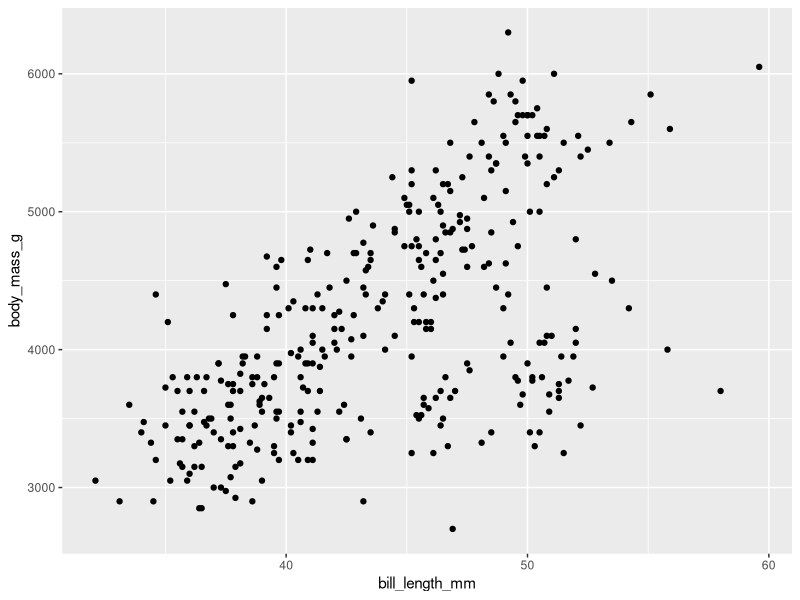
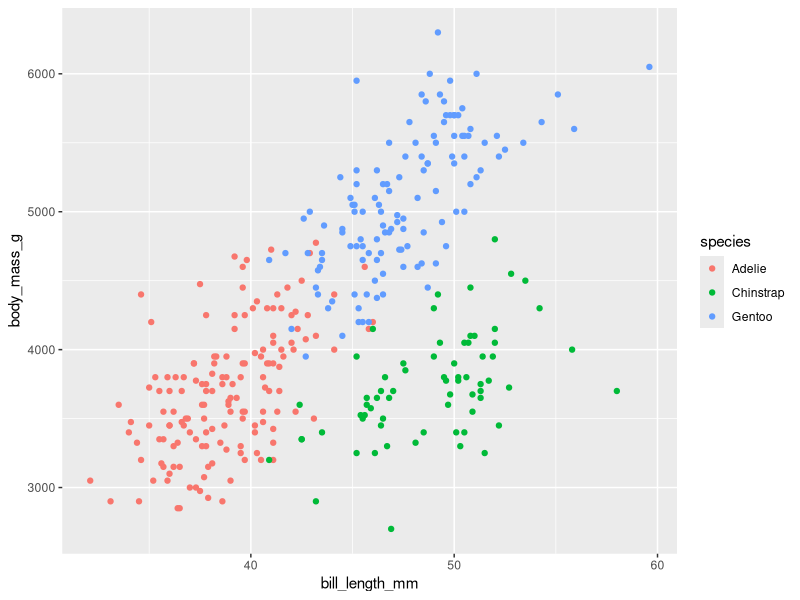
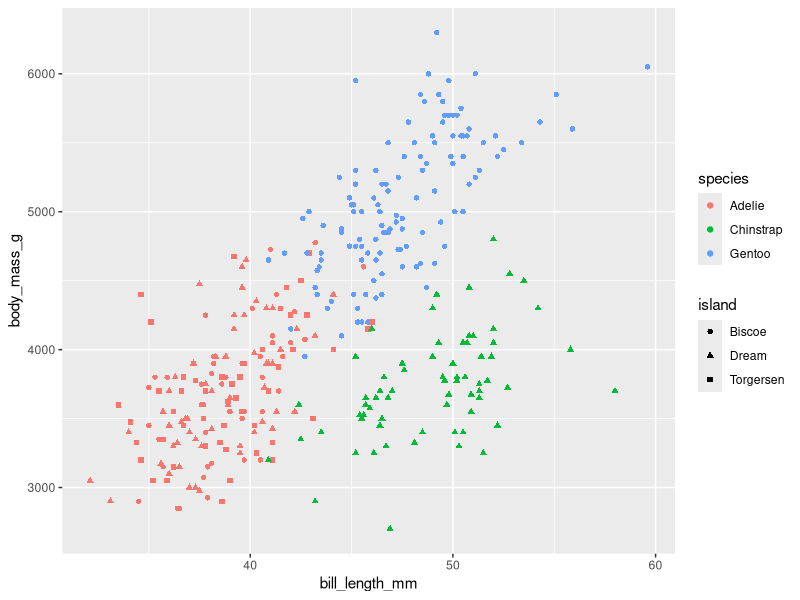
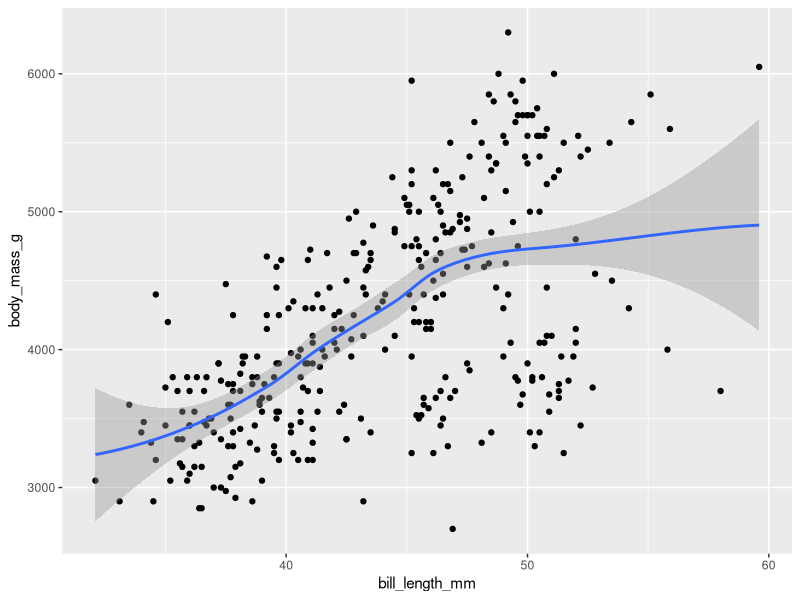
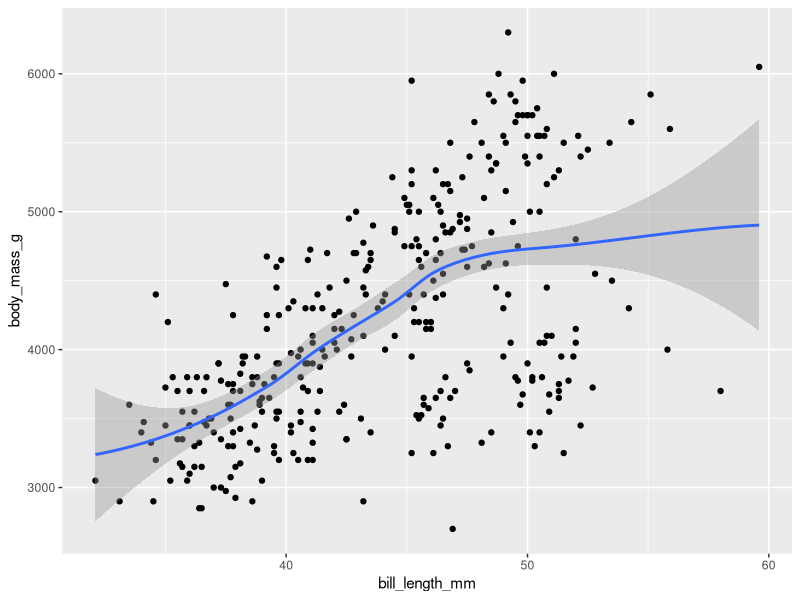
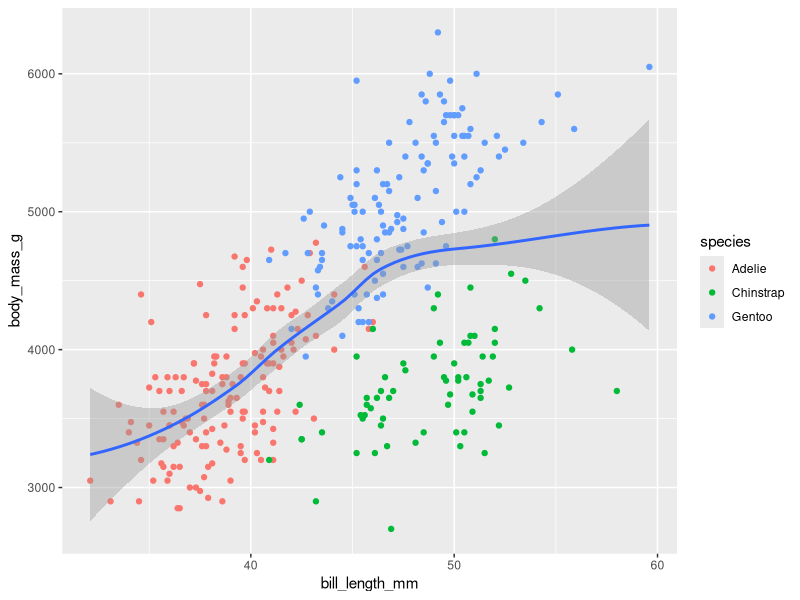
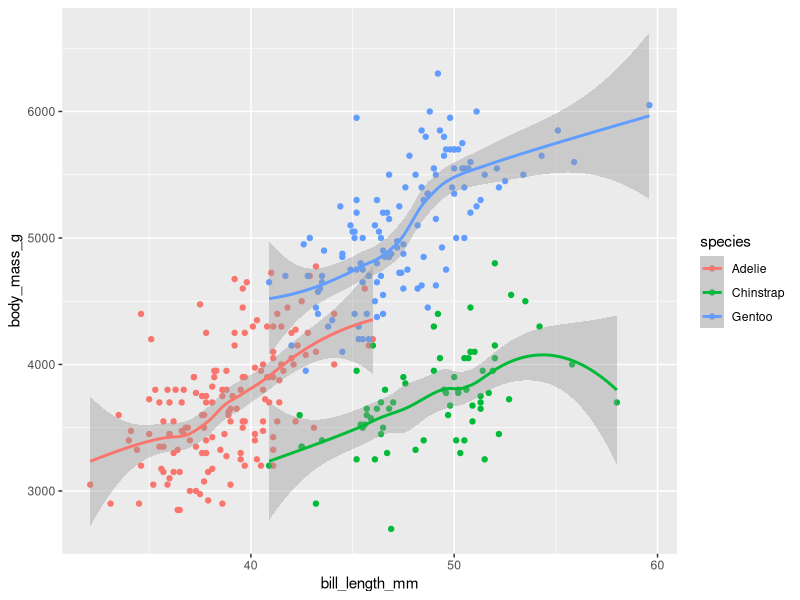
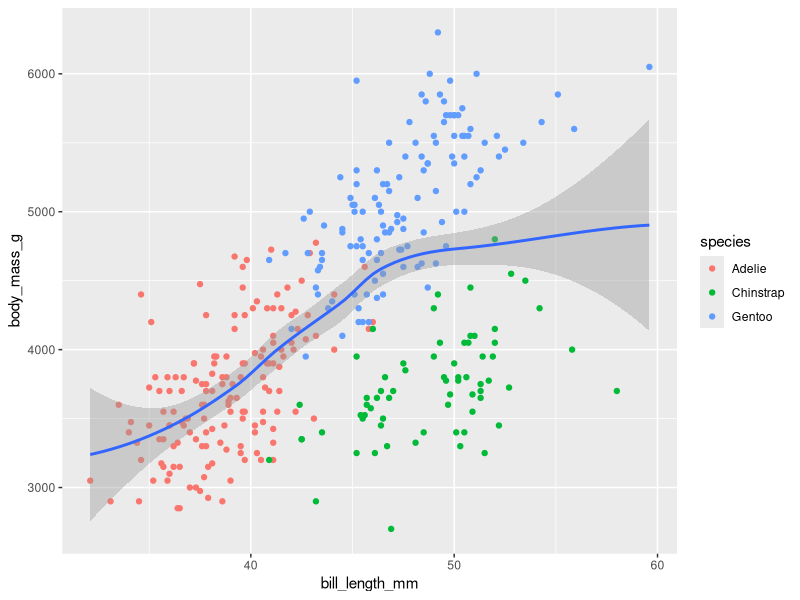

These charts were generated, in order, by the following R code:
#EVA TAKYI-KUFUOR
#11TH MARCH 2025
#WORKSHOP 8 


# For this we’ll use a puppy-equivalent of a dataset called Palmer --------
install.packages("palmerpenguins")
library(palmerpenguins)
# Install from CRAN
install.packages("tidyverse")
library(tidyverse)
View(penguins)


# Have a look at the code below and identify the bits that are hig --------
ggplot(data = penguins) +
  geom_point(mapping = aes(x = bill_length_mm, y = body_mass_g))


# Let’s check by mapping species to the aesthetic colour of geom_p --------
ggplot(data = penguins) +
  geom_point(mapping = aes(x = bill_length_mm, y = body_mass_g, colour = species))


# Does this cluster also correlate with the island the penguins ar --------
ggplot(data = penguins) +
  geom_point(mapping = aes(
    x = bill_length_mm,
    y = body_mass_g,
    colour = species,
    shape = island
  ))


# We can add additional layers to our plot by specifying additiona --------
ggplot(data = penguins) +
  geom_point(mapping = aes(x = bill_length_mm, y = body_mass_g)) +
  geom_smooth(mapping = aes(x = bill_length_mm, y = body_mass_g))


# we don’t have to repeat the mapping of variables if we use the s --------
ggplot(data = penguins,
       mapping = aes(x = bill_length_mm, y = body_mass_g)) +
  geom_point() +
  geom_smooth()


# Let’s map species again to colour ---------------------------------------
ggplot(data = penguins,
       mapping = aes(x = bill_length_mm, y = body_mass_g)) +
  geom_point(mapping = aes(colour = species)) +
  geom_smooth()


# Copy and fix the code above, so that each species has its own fi --------
ggplot(data = penguins,
       mapping = aes(x = bill_length_mm, y = body_mass_g)) +
  geom_point(mapping = aes(colour = species)) +
  geom_smooth(mapping = aes(colour = species))


# Once we’re happy with our plot we can assign it to a variable an --------
pengu_plot <-
  ggplot(data = penguins,
         mapping = aes(x = bill_length_mm, y = body_mass_g)) +
  geom_point(aes(colour = species))

#We can add layers to our plot
pengu_plot +
  geom_smooth()


# Write code to produce the following plot. Hint: Look at the docu --------
ggplot(data = penguins,
       mapping = aes(x = bill_length_mm, y = bill_depth_mm)) + 
  geom_point (aes(colour = species, shape = species)) + 
  geom_smooth(mapping = aes(colour = species),
              method = lm,
              se = F)


# We can save our plots to a file using ‘ggsave’. We can either gi --------
ggsave(filename = "penguin_plot_1.png", plot = pengu_plot)


# Or if we don’t pass it a variable it will save the last plot we  --------
pengu_plot +
  geom_smooth()

ggsave("penguin_plot_2.png")


# Look at the documentation for ggsave; save your latest plot with --------
ggsave(
  "penguin_plot_4.png",
  width = 200,
  height = 300,
  units = c("mm")
)


# if we’d like to investigate body_mass for each species, we can u --------
ggplot(data = penguins,
       mapping = aes(x = species, y = body_mass_g)) +
  geom_boxplot(mapping = aes(colour = species))


# Change the code, so that it fills the boxes with colour instead  --------
ggplot(data = penguins,
       mapping = aes(x = species, fill = species, y = body_mass_g)) +
  geom_boxplot(mapping = aes(colour = species))

ggsave ("penguin_plot_5.png")


# Look at penguins using both head() and str(). Where can you see  --------
head(penguins) #species + island + sex = factors
str(penguins) #categories of other variables + levels of factors


# Here is an example where alphabetical order would be annoying: ----------
df_days <-
  data.frame(day = c("Mon", "Tues", "Wed", "Thu"),
             counts = c(3, 8, 10, 5))
df_days$day <- as.factor(df_days$day)
str(df_days)

ggplot(data = df_days, mapping = aes(x = day, y = counts)) +
  geom_col()


# Luckily we can change that very easily: ---------------------------------
df_days$day <- factor(df_days$day, levels = c("Mon", "Tues", "Wed", "Thu"))
str(df_days)

ggplot(data = df_days, mapping = aes(x = day, y = counts)) +
  geom_col()


# Write the code to reproduce this plot. You’ll have to use the da --------
penguins$species <- factor(penguins$species, levels = c("Chinstrap", "Gentoo", "Adelie"))  #to put species in particular order 
ggplot(data = penguins,
       mapping = aes(x = species, fill = island, y = body_mass_g)) +
  geom_point(aes(colour = island)) + geom_violin() 

ggsave("penguin_plot_6.png")


# Here is another example: ------------------------------------------------
ggplot(data = penguins) +
  geom_bar(mapping = aes(x = species)) +
  coord_flip()


# Have a look at the documentation for geom_bar. What is the diffe --------
#coord_flip = flips x and y axis


# This is where the dplyr function filter() comes in. It does what --------
penguins %>% filter(!species == "Chinstrap") %>% #!species = every species but chinstrap
  ggplot(mapping = aes(x = flipper_length_mm, y = body_mass_g)) +
  geom_point(mapping = aes(colour = species, shape = island))


# Use is.na(sex) with filter() to reproduce the plot below, so tha --------
penguins$species<-factor(penguins$species, levels = c("Adelie", "Chinstrap", "Gentoo"))
penguins %>% filter(!sex != "NA") %>%
ggplot (data = penguins, mapping = aes(x = species, fill = sex, y = body_mass_g)) +
  geom_violin()

ggsave("penguin_plot_7.png")


# The function to manipulate or add labels is labs(). ---------------------
penguins %>%
  ggplot(mapping = aes(x = species, y = body_mass_g)) +
  geom_violin(aes(fill = sex)) +
  labs(title = "Weight distribution among penguins",
       subtitle = "Gentoo penguins are the heaviest",
       x = "Species",
       y = "Weight in g",
       fill = "Sex",
       caption = "Data from Palmer Penguins package\nhttps://allisonhorst.github.io/palmerpenguins/"
  )


# Here we have mapped a categorical, i.e. discrete, variable (sex) --------
penguins %>%
  ggplot(mapping = aes(x = species, y = body_mass_g)) +
  geom_violin(aes(fill = sex)) +
  labs(title = "Weight distribution among penguins",
       subtitle = "Gentoo penguins are the heaviest",
       x = "Species",
       y = "Weight in g",
       caption = "Data from Palmer Penguins package\nhttps://allisonhorst.github.io/palmerpenguins/"
  ) +
  scale_fill_discrete(name = "Sex", # the legend title can be changed here or in labs()
                      labels = c("Female", "Male", "Unknown"),
                      type = c("yellow3", "magenta4", "grey"))


# Generate a new plot from the penguin data with at least two geom --------
penguins %>%
  ggplot(penguins, mapping = aes(x = species, y = flipper_length_mm)) +
  geom_violin(aes(fill = sex)) +
  labs(title = "Flipper length among penguins",
       subtitle = "Female penguins have longer flippers",
       x = "Species",
       y = "Flipper length (mm)",
       caption = "Data from Palmer Penguins package\nhttps://allisonhorst.github.io/palmerpenguins/"
       ) +
  scale_fill_discrete(name = "Sex",
                      labels = c("Male", "Female", "Unknown"),
                      type = c("blue", "pink", "yellow"))

ggsave("penguin_plot_8.png")
ggsave("penguin_plot_9.png")

